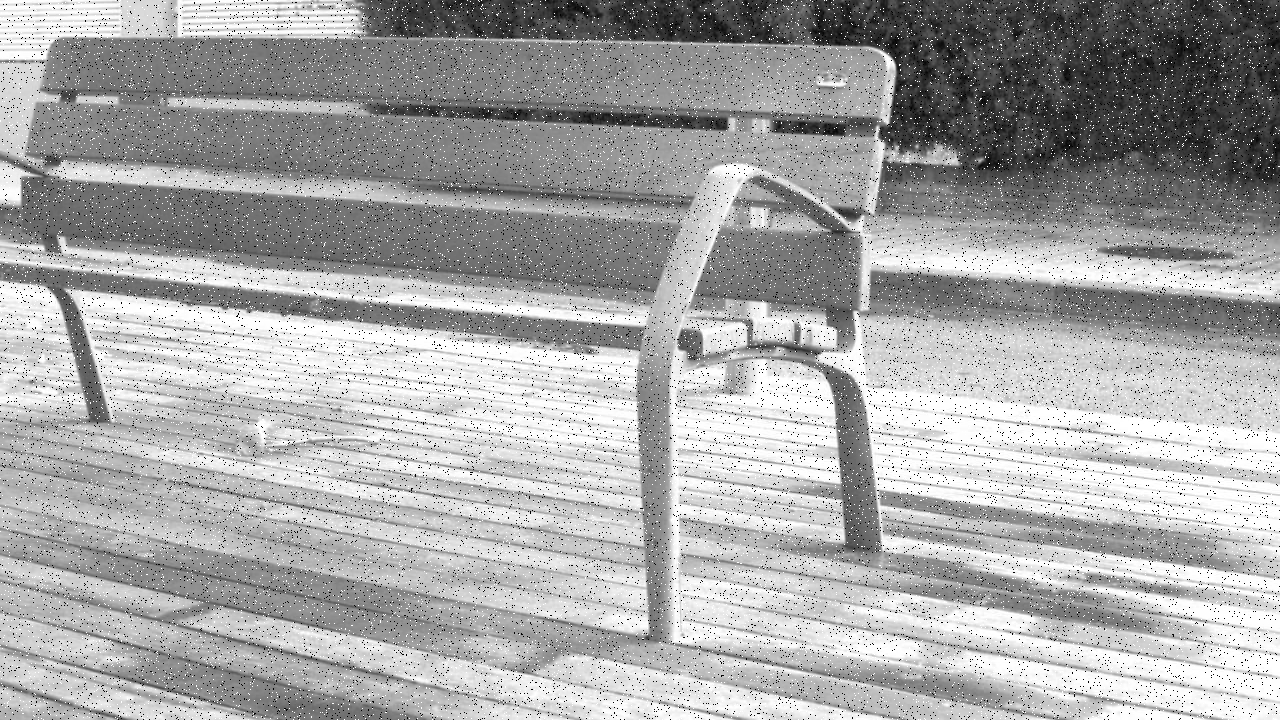
#> input picture hw2/ex1_images/noise.png, 1280 x 720 px
$ jupyter execute ex1.ipynb
#> lines starting #> are read from the running program, lines starting #| are printed output that depends on the picture; after the words box and inside, x2 and y2 are one past the last pixel; in counts of white or black regions, pixels touching at a corner belong together; long printed decimals are rounded
[cell 1]
import cv2
import matplotlib.pyplot as plt
import numpy as np
import math
import os

[cell 2]
def read_img(img_path):
    """
        Read grayscale image
        Inputs:
        img_path: str: image path
        Returns:
        img: cv2 image
    """
#> called with img_path = '../ex1_images/noise.png'
    return cv2.imread(img_path, 0)
#> returned value is the input picture: shape (720, 1280); min 0, max 255, mean 167.2
#| <class 'numpy.ndarray'>

[cell 3]
def padding_img(img, filter_size=3):
    """
    The surrogate function for the filter functions.
    The goal of the function: replicate padding the image such that when applying the kernel with the size of filter_size, the padded image will be the same size as the original image.
    Inputs:
        img: cv2 image: original image
        filter_size: int: size of square filter
    Return:
        padded_img: cv2 image: the padding image
    """
    # dividing to get the size of padded part
    pad_size = int(filter_size/2)
    h, w = img.shape

    # create a temporary image with the size like that
    padded_img = np.zeros((h + 2 * pad_size, w + 2 * pad_size), dtype=img.dtype)

    # copying original image into padded_img
    padded_img[pad_size : -pad_size, pad_size : -pad_size] = img

    # pad rows
    padded_img[:pad_size, pad_size : - pad_size] = img[0,:]
    padded_img[- pad_size:, pad_size : - pad_size] = img[h - 1, :]

    # pad columns
    padded_img[pad_size : - pad_size, :pad_size] = img[:,0].reshape(-1, 1)
    padded_img[pad_size : - pad_size, - pad_size:] = img[:,w - 1].reshape(-1, 1)

    # pad 4 corners
    padded_img[:pad_size, :pad_size] = img[0,0]
    padded_img[:pad_size, - pad_size:] = img[0,-1]
    padded_img[- pad_size:, :pad_size] = img[-1,0]
    padded_img[- pad_size:, - pad_size:] = img[-1,-1]

    return padded_img

[cell 4]
def mean_filter(img, filter_size=3):
    """
    Smoothing image with mean square filter with the size of filter_size. Use replicate padding for the image.
    Inputs:
        img: cv2 image: original image
        filter_size: int: size of square filter,
    Return:
        smoothed_img: cv2 image: the smoothed image with mean filter.
    """
#> called with filter_size = 3
    h, w = img.shape
#> h = 720; w = 1280
    # create a temporary image with the size like that
    mean_img = np.zeros((h,w), dtype=img.dtype)
    padded_img = padding_img(img)
#> call 3 of padding_img, with filter_size = 3
#> in padding_img (call 3), `padded_img[pad_size : - pad_size, - pad_size:] = img[:,w - 1].reshape(..`:
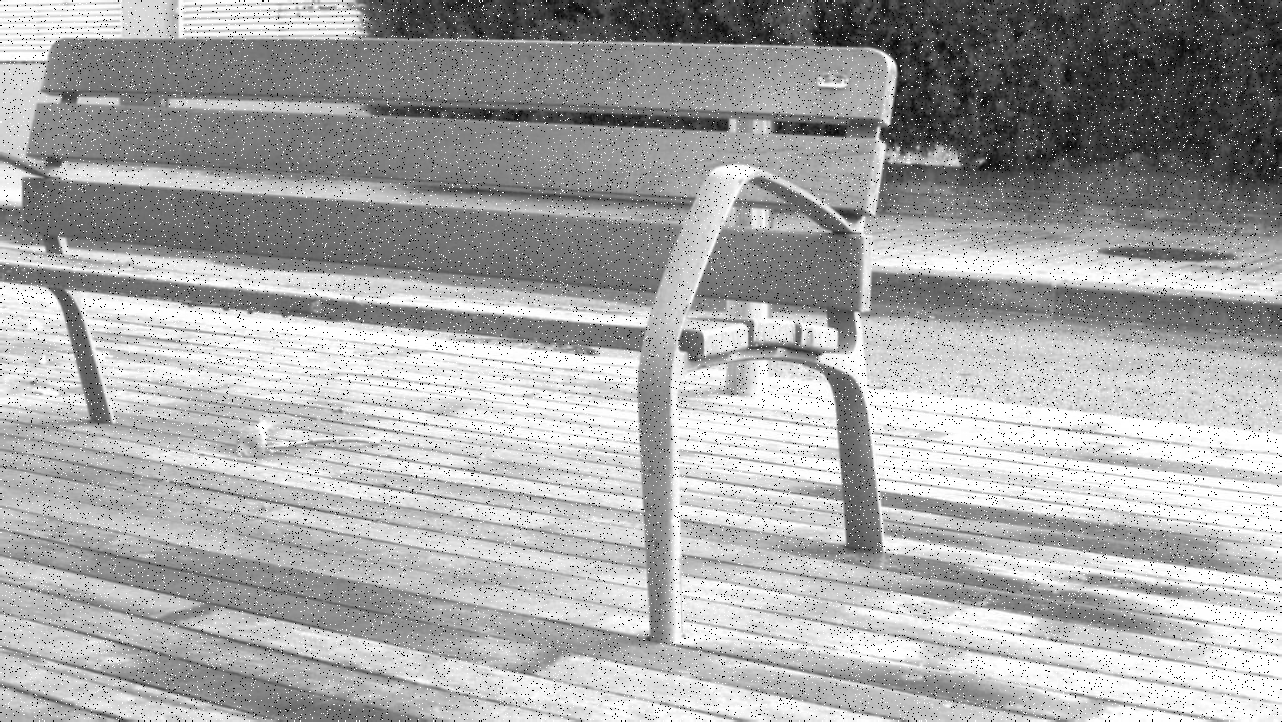
#> padded_img: shape (722, 1282); min 0, max 255, mean 167.2
#> in padding_img (call 3), `padded_img[:pad_size, :pad_size] = img[0,0]`: padded_img: shape (722, 1282); under 0.01% of pixels changed, all inside (x1, y1, x2, y2) = (0, 0, 1, 1)
#> in padding_img (call 3), `padded_img[:pad_size, - pad_size:] = img[0,-1]`: padded_img: shape (722, 1282); min 0, max 255, mean 167.2
#> in padding_img (call 3), `padded_img[- pad_size:, :pad_size] = img[-1,0]`: padded_img: shape (722, 1282); min 0, max 255, mean 167.2
#> in padding_img (call 3), `padded_img[- pad_size:, - pad_size:] = img[-1,-1]`: padded_img: shape (722, 1282); min 0, max 255, mean 167.2
    # select filters
    pad_size = int(filter_size/2)
    mean_win = np.full((filter_size, filter_size), 1/(filter_size * filter_size), dtype=float)
    for i in range(pad_size, h + pad_size):
        for j in range(pad_size, w + pad_size):
            cur_sec = padded_img[i - pad_size:i + pad_size + 1, j - pad_size:j + pad_size + 1]
            res = np.multiply(cur_sec, mean_win)
            mean_img[i - pad_size, j - pad_size] = np.sum(res)

    return mean_img

[cell 5]
# image_array = np.array([[1, 2, 3, 4, 5],
#                         [6, 7, 0, 1, 2],
#                         [3, 4, 5, 6, 7],
#                         [0, 1, 2, 3, 4],
#                         [5, 6, 7, 0, 1]])

image_array = np.array([[1,1,2],
                        [1,1,2],
                        [4,4,5]])
filter_size = 3
tmp = np.full((filter_size, filter_size), 1/(filter_size * filter_size), dtype=float)
print(tmp)
hjhj = np.multiply(tmp, image_array)
print(hjhj)

[cell 6]
def median_filter(img, filter_size=3):
    """
        Smoothing image with median square filter with the size of filter_size. Use replicate padding for the image.
        Inputs:
            img: cv2 image: original image
            filter_size: int: size of square filter
        Return:
            smoothed_img: cv2 image: the smoothed image with median filter.
    """
    h, w = img.shape
    # create a temporary image with the size like that
    med_img = np.zeros((h,w), dtype=img.dtype)
    padded_img = padding_img(img)
    pad_size = int(filter_size/2)
    for i in range(pad_size, h + pad_size):
        for j in range(pad_size, w + pad_size):
            tmp = padded_img[i - pad_size:i + pad_size + 1, j - pad_size:j + pad_size + 1]
            res = np.median(tmp)
            med_img[i - pad_size, j - pad_size] = res

    return med_img
  # Need to implement here

[cell 7]
# image_array = np.array([[1, 2, 3, 4, 5],
#                         [6, 7, 0, 1, 2],
#                         [3, 4, 5, 6, 7],
#                         [0, 1, 2, 3, 4],
#                         [5, 6, 7, 0, 1]])

image_array = np.array([[1,2,3],
                        [4,5,6],
                        [7,8,9]])

med_image = median_filter(image_array)
print(med_image)

[cell 8]
def psnr(gt_img, smooth_img):
    """
        Calculate the PSNR metric
        Inputs:
            gt_img: cv2 image: groundtruth image
            smooth_img: cv2 image: smoothed image
        Outputs:
            psnr_score: PSNR score
    """
    # Need to implement here
    m,n = gt_img.shape
    tmp = np.subtract(gt_img, smooth_img) * np.subtract(gt_img, smooth_img)
    mse = np.sum(tmp) * (1/(m*n))
    if (mse == 0):
        return np.Infinity
    maxf = np.max(gt_img)
    psnr = 10 * np.log10((255 ** 2)/mse)
    return psnr

[cell 9]
image_array = np.array([[1,2,3],
                        [4,5,6],
                        [7,8,9]])

med_image = median_filter(image_array)
print(image_array)
print(med_image)
hjhj = psnr(image_array, med_image)
print(hjhj)

[cell 10]
def show_res(before_img, after_img):
    """
        Show the original image and the corresponding smooth image
        Inputs:
            before_img: cv2: image before smoothing
            after_img: cv2: corresponding smoothed image
        Return:
            None
    """
    plt.figure(figsize=(12, 9))
    plt.subplot(1, 2, 1)
    plt.imshow(before_img, cmap='gray')
    plt.title('Before')

    plt.subplot(1, 2, 2)
    plt.imshow(after_img, cmap='gray')
    plt.title('After')
    plt.show()
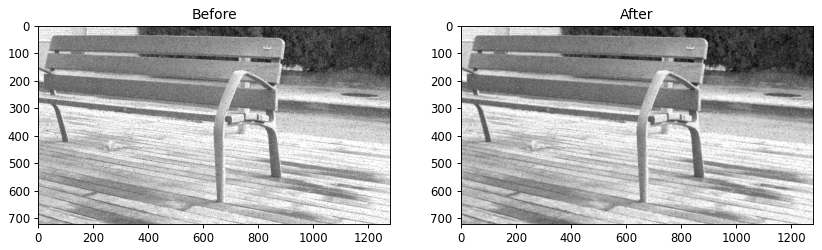
#> figure drawn by matplotlib, 2 panels

[cell 11]
# some basic functions to serve other purposes

def load_show_img(image_path):
    image = cv2.imread(image_path, 0)
    # need to change colors!!!
    image = cv2.cvtColor(image, cv2.COLOR_BGR2RGB)
    plt.imshow(image)
    return image

[cell 12]
img_noise = "../ex1_images/noise.png" # <- need to specify the path to the noise image
img_gt = "../ex1_images/noise.png" # <- need to specify the path to the gt image
# img = load_show_img(img_noise)
img = read_img(img_noise)
filter_size = 3
# filter_size = 3
print(type(img))
# # Mean filter
mean_smoothed_img = mean_filter(img, filter_size)
show_res(img, mean_smoothed_img)
print('PSNR score of mean filter: ', psnr(img, mean_smoothed_img))
#> in psnr (call 2), `tmp = np.subtract(gt_img, smooth_img) * np.subtract(gt_img, smooth_img)`:
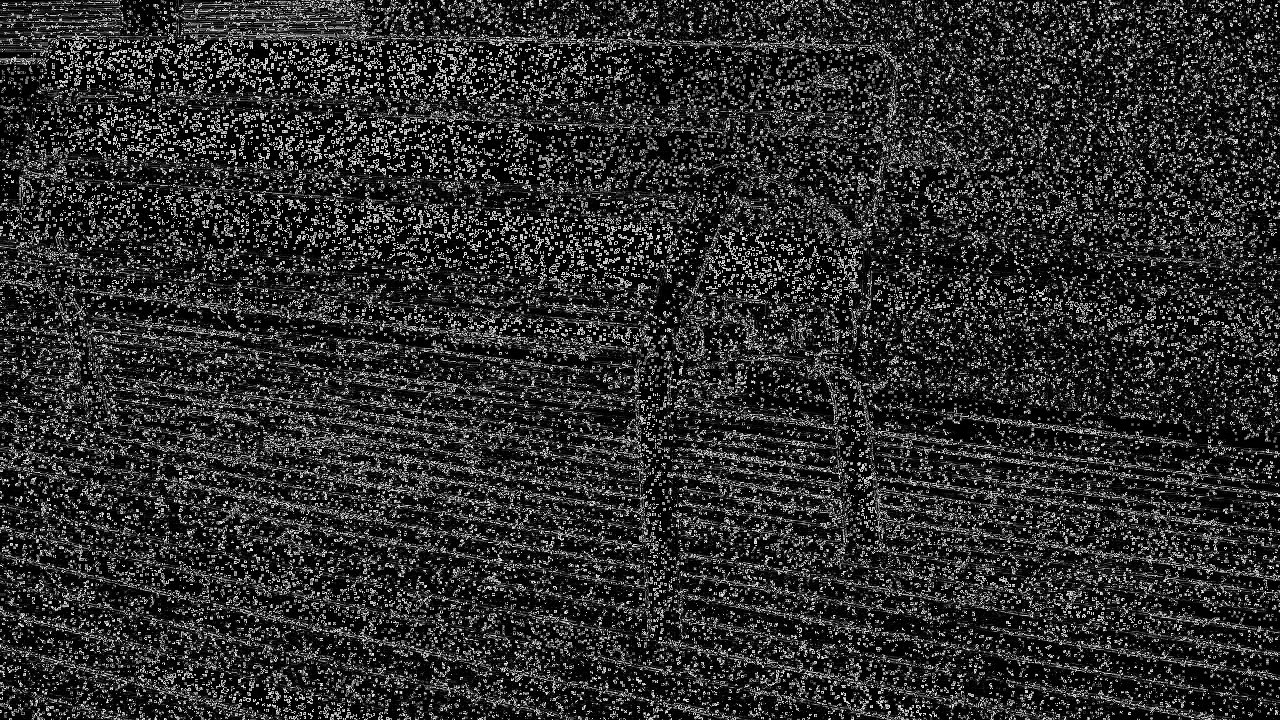
#> tmp: shape (720, 1280); min 0, max 249, mean 44.9
#> in psnr (call 2), `mse = np.sum(tmp) * (1/(m*n))`: mse = 44.93
#> in psnr (call 2), `maxf = np.max(gt_img)`: maxf = 255
#> in psnr (call 2), `psnr = 10 * np.log10((255 ** 2)/mse)`: psnr = 31.61
#| PSNR score of mean filter:  31.606

# # Median filter
median_smoothed_img = median_filter(img, filter_size)
#> call 3 of median_filter, with filter_size = 3
#> after the loop in median_filter (call 3), `for i in range(pad_size, h + pad_size):`:
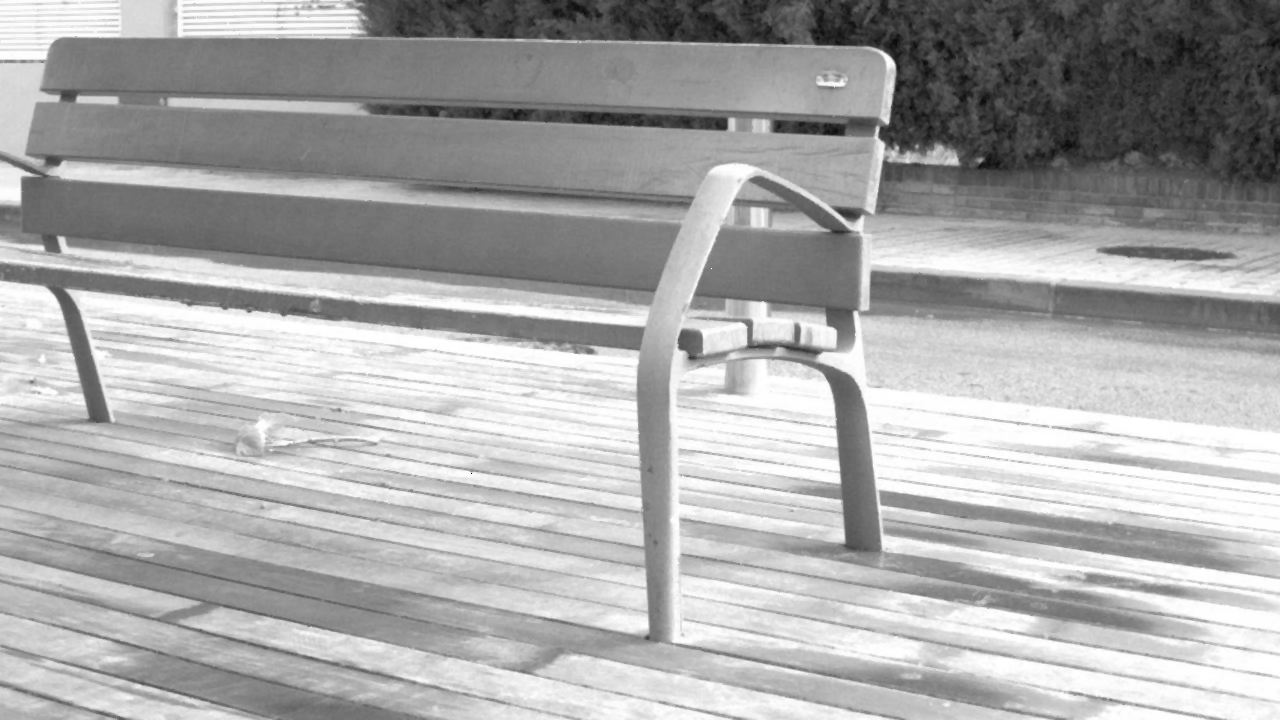
#> med_img: shape (720, 1280); min 0, max 255, mean 169.5
show_res(img, median_smoothed_img)
print('PSNR score of median filter: ', psnr(img, median_smoothed_img))
#> in psnr (call 3), `tmp = np.subtract(gt_img, smooth_img) * np.subtract(gt_img, smooth_img)`:
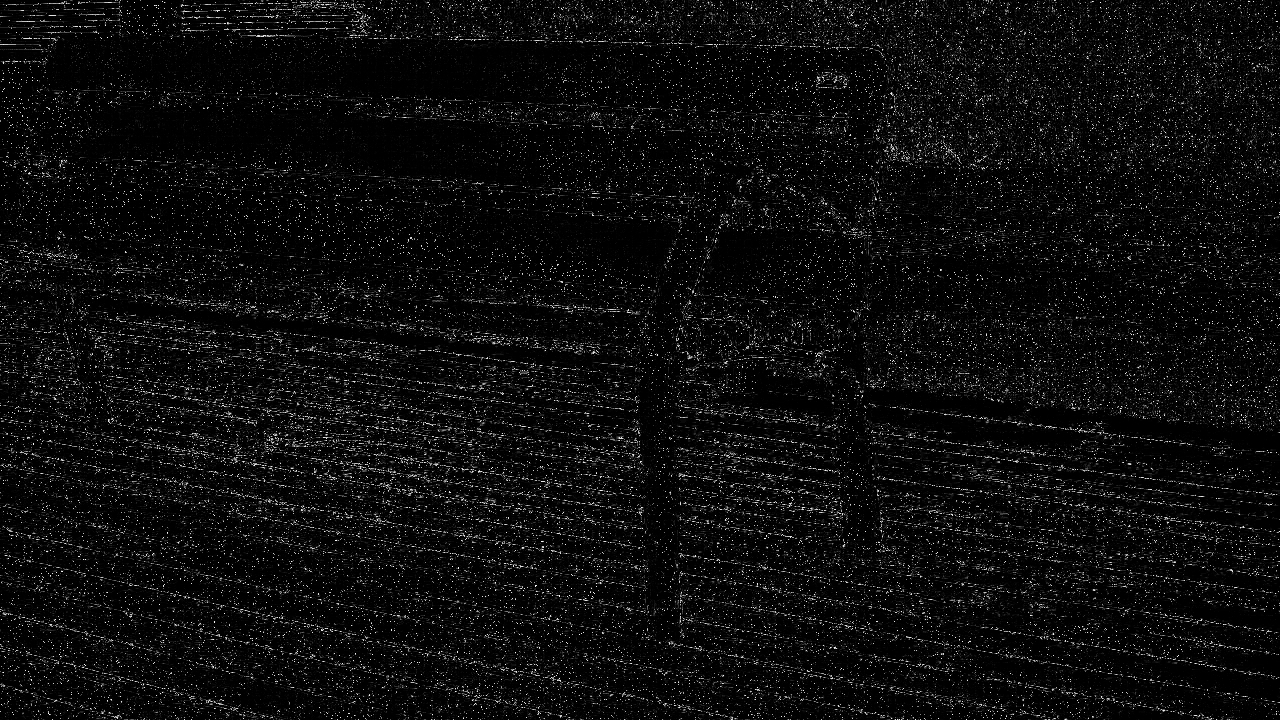
#> tmp: shape (720, 1280); min 0, max 249, mean 12.6
#> in psnr (call 3), `mse = np.sum(tmp) * (1/(m*n))`: mse = 12.62
#> in psnr (call 3), `psnr = 10 * np.log10((255 ** 2)/mse)`: psnr = 37.12
#| PSNR score of median filter:  37.120

[cell 13]
import cv2
cv2.imwrite("mean filter.jpg", mean_smoothed_img)
cv2.imwrite("median filter.jpg", median_smoothed_img)

tmp_img = padding_img(img, 100)
#> in padding_img (call 5), `padded_img[pad_size : -pad_size, pad_size : -pad_size] = img`:
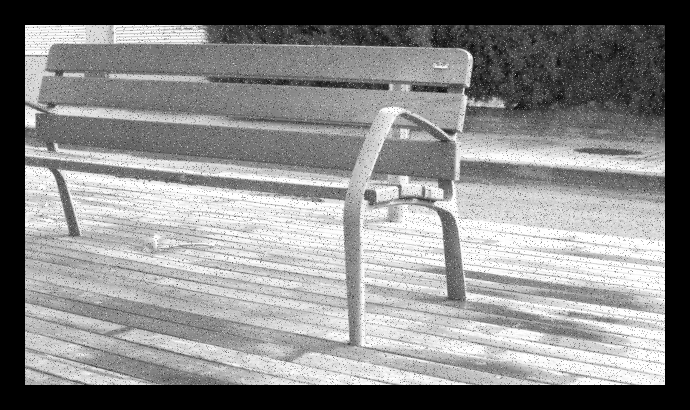
#> padded_img: shape (820, 1380) (shown at 1/2 size); min 0, max 255, mean 136.2
#> in padding_img (call 5), `padded_img[- pad_size:, - pad_size:] = img[-1,-1]`:
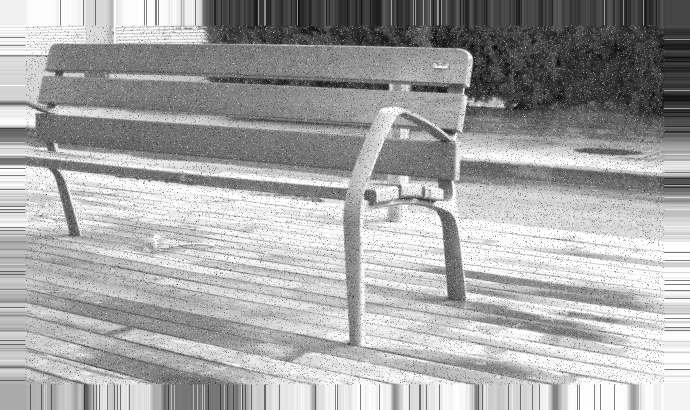
#> padded_img: shape (820, 1380) (shown at 1/2 size); min 0, max 255, mean 166.6
